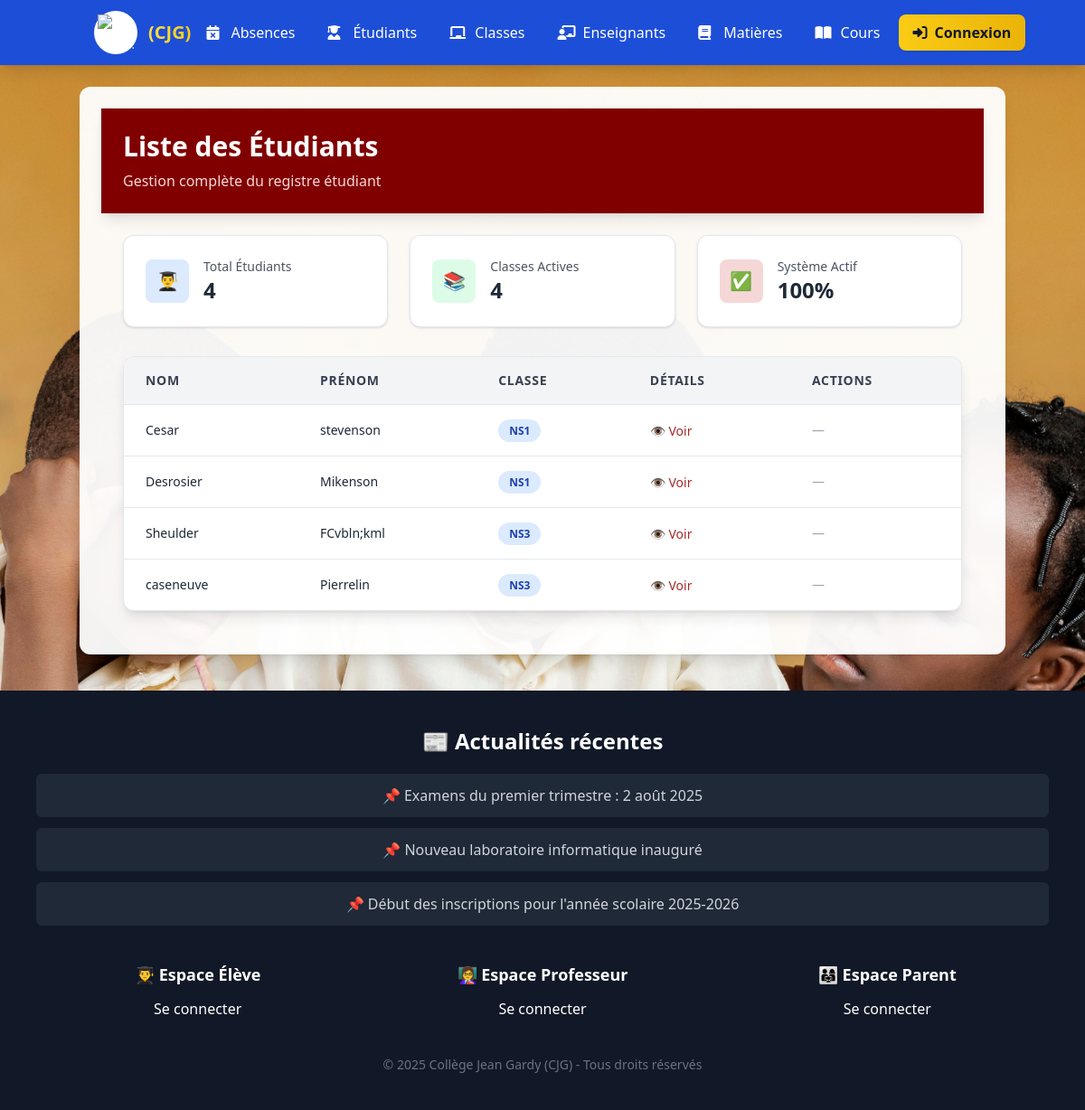
Page /etudiants/etudiant_list on the committed database.
### etudiants/models.py (models this page shows)
class Etudiant(models.Model):
    nom = models.CharField(max_length=100)
    prenom = models.CharField(max_length=100)
    date_naissance = models.DateField()
    adresse = models.TextField()
    classe = models.ForeignKey('classes.Classe', on_delete=models.CASCADE)

### classes/models.py (models this page shows)
class Classe(models.Model):
    nom = models.CharField(max_length=100)
    niveau = models.CharField(max_length=100)
    annee_scolaire = models.CharField(max_length=20)
    def __str__(self):
        return f"{self.nom}"

### etudiants/views.py (the view)
# urls.py: path('etudiant_list', views.etudiant_list, name='etudiant_list'),
def etudiant_list(request):
    etudiants = Etudiant.objects.all().order_by('nom')  # Triye pa nom (pi bèl vizyèlman)
    paginator = Paginator(etudiants, 10)
    page = request.GET.get('page')
    try:
        etudiants_page = paginator.page(page)
    except PageNotAnInteger:
        etudiants_page = paginator.page(1)
    except EmptyPage:
        etudiants_page = paginator.page(paginator.num_pages)
    return render(request, 'etudiants/etudiant_list.html', {
        'etudiants': etudiants_page,
        'paginator': paginator,
        'page_obj': etudiants_page,  # pou compatibilite ak tag Django
    })

### etudiants/templates/etudiants/etudiant_list.html (shortened to what this page needs)
{% extends 'home.html' %}
{% block content %}
<!DOCTYPE html>
<html lang="fr">
<head>
    <script src="https://cdn.tailwindcss.com"></script>
</head>
<body class="bg-gray-50 font-sans antialiased">
    <div class="bg-maroon-800 text-white py-6 shadow-lg">
        <div class="container mx-auto px-6">
            <div class="flex flex-col md:flex-row justify-between items-start md:items-center">
                <div>
                    <h1 class="text-3xl font-bold">Liste des Étudiants</h1>
                    <p class="text-maroon-200 mt-2">Gestion complète du registre étudiant</p>
                </div>
            </div>
        </div>
    </div>
    <div class="container mx-auto p-6 max-w-7xl">
        <div class="grid grid-cols-1 md:grid-cols-3 gap-6 mb-8">
            <div class="bg-white rounded-xl shadow border border-gray-200 p-6">
                <div class="flex items-center">
                    <div class="w-12 h-12 bg-blue-100 rounded-lg flex items-center justify-center mr-4">
                        <span class="text-xl text-blue-600">👨‍🎓</span>
                    </div>
                    <div>
                        <p class="text-sm text-gray-600">Total Étudiants</p>
                        <p class="text-2xl font-bold text-gray-800">{{ etudiants|length }}</p>
                    </div>
                </div>
            </div>
            <div class="bg-white rounded-xl shadow border border-gray-200 p-6">
                <div class="flex items-center">
                    <div class="w-12 h-12 bg-green-100 rounded-lg flex items-center justify-center mr-4">
                        <span class="text-xl text-green-600">📚</span>
                    </div>
                    <div>
                        <p class="text-sm text-gray-600">Classes Actives</p>
                        <p class="text-2xl font-bold text-gray-800">{{ etudiants|length }}</p>
                    </div>
                </div>
            </div>
            <div class="bg-white rounded-xl shadow border border-gray-200 p-6">
                <div class="flex items-center">
                    <div class="w-12 h-12 bg-maroon-100 rounded-lg flex items-center justify-center mr-4">
                        <span class="text-xl text-maroon-600">✅</span>
                    </div>
                    <div>
                        <p class="text-sm text-gray-600">Système Actif</p>
                        <p class="text-2xl font-bold text-gray-800">100%</p>
                    </div>
                </div>
            </div>
        </div>
        <div class="bg-white rounded-xl shadow-lg border border-gray-200 overflow-hidden">
            <div class="overflow-x-auto">
                <table class="min-w-full">
                    <thead class="bg-gray-100 border-b border-gray-200">
                        <tr>
                            <th class="px-6 py-4 text-left text-sm font-semibold text-gray-700 uppercase tracking-wider">Nom</th>
                            <th class="px-6 py-4 text-left text-sm font-semibold text-gray-700 uppercase tracking-wider">Prénom</th>
                            <th class="px-6 py-4 text-left text-sm font-semibold text-gray-700 uppercase tracking-wider">Classe</th>
                            <th class="px-6 py-4 text-left text-sm font-semibold text-gray-700 uppercase tracking-wider">Détails</th>
                            <th class="px-6 py-4 text-left text-sm font-semibold text-gray-700 uppercase tracking-wider">Actions</th>
                        </tr>
                    </thead>
                    <tbody class="divide-y divide-gray-200">
                        {% for etudiant in etudiants %}
                        <tr class="hover:bg-gray-50 transition duration-200">
                            <td class="px-6 py-4 whitespace-nowrap text-sm font-medium text-gray-800">
                                {{ etudiant.nom }}
                            </td>
                            <td class="px-6 py-4 whitespace-nowrap text-sm text-gray-800">
                                {{ etudiant.prenom }}
                            </td>
                            <td class="px-6 py-4 whitespace-nowrap text-sm text-gray-800">
                                <span class="px-3 py-1 text-xs font-semibold bg-blue-100 text-blue-800 rounded-full">
                                    {{ etudiant.classe }}
                                </span>
                            </td>
                            <td class="px-6 py-4 whitespace-nowrap">
                                <a href="{% url 'etudiant_detail' pk=etudiant.pk %}" class="text-maroon-600 hover:text-maroon-700 font-medium text-sm">
                                    👁️ Voir
                                </a>
                            </td>
                            <td class="px-6 py-4 whitespace-nowrap">
                                <div class="flex space-x-3">
                                    {% if user.is_staff %}
                                    <a href="{% url 'etudiant_update' pk=etudiant.pk %}" class="text-blue-600 hover:text-blue-800 font-medium text-sm">
                                        ✏️ Modifier
                                    </a>
                                    <a href="{% url 'etudiant_delete' pk=etudiant.pk %}" class="text-red-600 hover:text-red-800 font-medium text-sm">
                                        🗑️ Supprimer
                                    </a>
                                    {% else %}
                                    <span class="text-gray-400 text-sm">—</span>
                                    {% endif %}
                                </div>
                            </td>
                        </tr>
                        {% endfor %}
                    </tbody>
                </table>
            </div>
        </div>
    </div>
</body>
</html>
{% endblock %}

### authentification/templates/base.html (style rules this page uses)
body { background-position: center; background-repeat: no-repeat; background-attachment: fixed; background-size: cover; transition: background-image 1s ease-in-out; }

### etudiants/templates/etudiants/etudiant_list.html (style rules this page uses)
.bg-maroon-800 { background-color: #800000; }
.bg-maroon-100 { background-color: #F5D7D7; }
.text-maroon-200 { color: #F5D7D7; }
.text-maroon-600 { color: #A52A2A; }

### rows in the picture
Etudiant: nom "Cesar", prenom "stevenson", classe "NS1"
Etudiant: nom "Desrosier", prenom "Mikenson", classe "NS1"
Etudiant: nom "Sheulder", prenom "FCvbln;kml", classe "NS3"
Etudiant: nom "caseneuve", prenom "Pierrelin", classe "NS3"

### other values in the picture
{{ etudiants|length }} "4"
